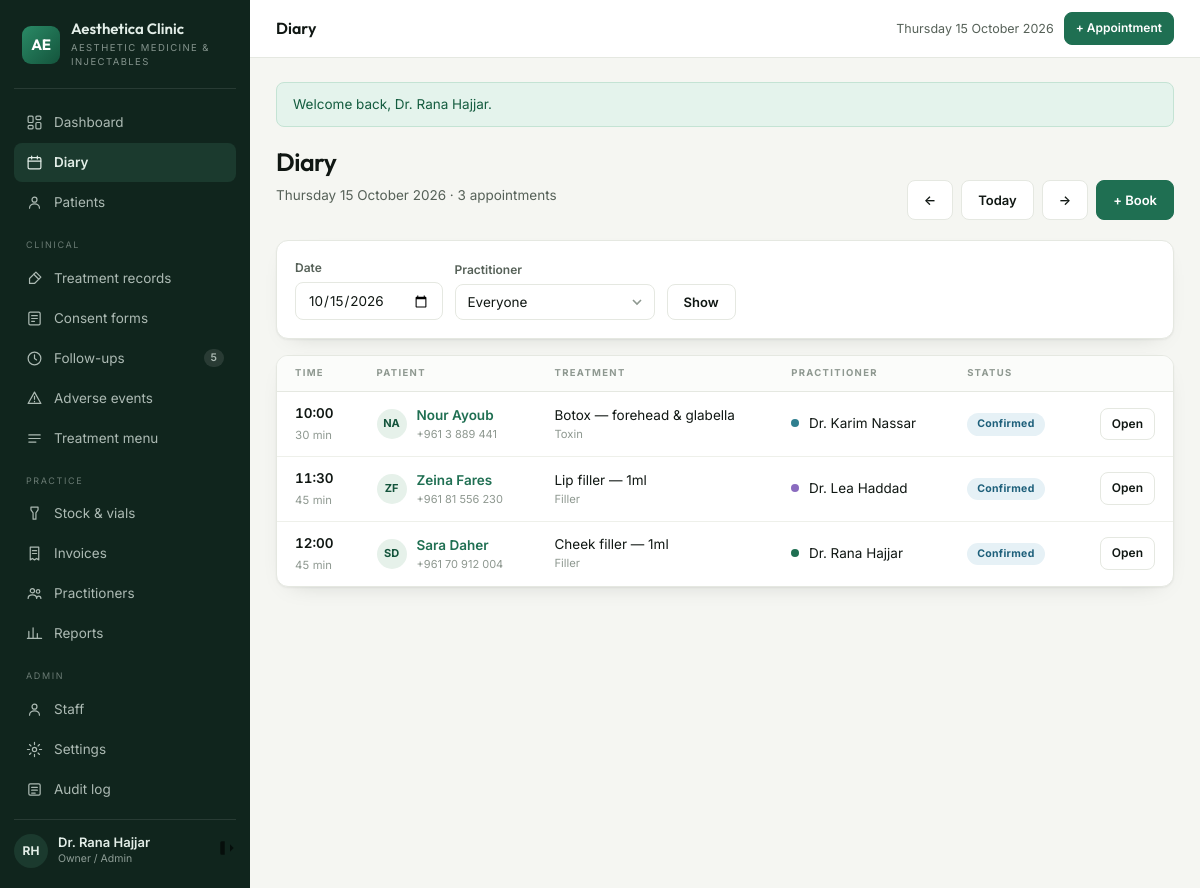
The app's page /appointments (signed in) with its own data.
### tables this page shows
CREATE TABLE `users` (
  `id` int(10) unsigned NOT NULL AUTO_INCREMENT,
  `role_id` tinyint(3) unsigned NOT NULL,
  `full_name` varchar(120) NOT NULL,
  `email` varchar(160) NOT NULL,
  `password_hash` varchar(255) NOT NULL,
  `phone` varchar(40) DEFAULT NULL,
  `avatar_initials` varchar(4) DEFAULT NULL,
  `is_active` tinyint(1) NOT NULL DEFAULT 1,
  `last_login_at` datetime DEFAULT NULL,
  `created_at` datetime NOT NULL DEFAULT current_timestamp(),
  `updated_at` datetime NOT NULL DEFAULT current_timestamp() ON UPDATE current_timestamp(),
  PRIMARY KEY (`id`),
  UNIQUE KEY `uq_users_email` (`email`),
  KEY `ix_users_role` (`role_id`),
  CONSTRAINT `fk_users_role` FOREIGN KEY (`role_id`) REFERENCES `roles` (`id`)
);

CREATE TABLE `appointments` (
  `id` int(10) unsigned NOT NULL AUTO_INCREMENT,
  `patient_id` int(10) unsigned NOT NULL,
  `practitioner_id` int(10) unsigned NOT NULL,
  `treatment_id` int(10) unsigned NOT NULL,
  `starts_at` datetime NOT NULL,
  `ends_at` datetime NOT NULL,
  `status` enum('booked','confirmed','arrived','in_room','completed','no_show','cancelled') NOT NULL DEFAULT 'booked',
  `deposit` decimal(10,2) NOT NULL DEFAULT 0.00,
  `notes` varchar(500) DEFAULT NULL,
  `created_by` int(10) unsigned DEFAULT NULL,
  `created_at` datetime NOT NULL DEFAULT current_timestamp(),
  `updated_at` datetime NOT NULL DEFAULT current_timestamp() ON UPDATE current_timestamp(),
  PRIMARY KEY (`id`),
  KEY `ix_appt_day` (`starts_at`),
  KEY `ix_appt_prac` (`practitioner_id`,`starts_at`),
  KEY `ix_appt_patient` (`patient_id`),
  KEY `fk_appt_treatment` (`treatment_id`),
  KEY `fk_appt_user` (`created_by`),
  CONSTRAINT `fk_appt_patient` FOREIGN KEY (`patient_id`) REFERENCES `patients` (`id`) ON DELETE CASCADE,
  CONSTRAINT `fk_appt_prac` FOREIGN KEY (`practitioner_id`) REFERENCES `practitioners` (`id`),
  CONSTRAINT `fk_appt_treatment` FOREIGN KEY (`treatment_id`) REFERENCES `treatments` (`id`),
  CONSTRAINT `fk_appt_user` FOREIGN KEY (`created_by`) REFERENCES `users` (`id`) ON DELETE SET NULL
);

CREATE TABLE `treatments` (
  `id` int(10) unsigned NOT NULL AUTO_INCREMENT,
  `name` varchar(140) NOT NULL,
  `category` enum('toxin','filler','thread','skinbooster','consultation','other') NOT NULL,
  `duration_min` smallint(5) unsigned NOT NULL DEFAULT 30,
  `price` decimal(10,2) NOT NULL DEFAULT 0.00,
  `price_type` enum('fixed','per_unit','per_ml') NOT NULL DEFAULT 'fixed',
  `requires_consent` tinyint(1) NOT NULL DEFAULT 1,
  `followup_days` smallint(5) unsigned DEFAULT NULL COMMENT 'review due after N days',
  `recall_days` smallint(5) unsigned DEFAULT NULL COMMENT 'recall patient after N days',
  `aftercare_id` int(10) unsigned DEFAULT NULL,
  `description` text DEFAULT NULL,
  `is_active` tinyint(1) NOT NULL DEFAULT 1,
  PRIMARY KEY (`id`),
  KEY `ix_treatments_cat` (`category`),
  KEY `fk_treat_aftercare` (`aftercare_id`),
  CONSTRAINT `fk_treat_aftercare` FOREIGN KEY (`aftercare_id`) REFERENCES `aftercare_templates` (`id`) ON DELETE SET NULL
);

CREATE TABLE `patients` (
  `id` int(10) unsigned NOT NULL AUTO_INCREMENT,
  `code` varchar(20) NOT NULL COMMENT 'human reference, e.g. PT-00142',
  `full_name` varchar(140) NOT NULL,
  `date_of_birth` date DEFAULT NULL,
  `gender` enum('female','male','other') DEFAULT NULL,
  `phone` varchar(40) NOT NULL,
  `email` varchar(160) DEFAULT NULL,
  `address` varchar(255) DEFAULT NULL,
  `source` enum('instagram','referral','walk_in','google','facebook','other') NOT NULL DEFAULT 'other',
  `notes` text DEFAULT NULL,
  `created_by` int(10) unsigned DEFAULT NULL,
  `created_at` datetime NOT NULL DEFAULT current_timestamp(),
  `updated_at` datetime NOT NULL DEFAULT current_timestamp() ON UPDATE current_timestamp(),
  PRIMARY KEY (`id`),
  UNIQUE KEY `uq_patients_code` (`code`),
  KEY `ix_patients_name` (`full_name`),
  KEY `ix_patients_phone` (`phone`),
  KEY `fk_patients_user` (`created_by`),
  CONSTRAINT `fk_patients_user` FOREIGN KEY (`created_by`) REFERENCES `users` (`id`) ON DELETE SET NULL
);

CREATE TABLE `practitioners` (
  `id` int(10) unsigned NOT NULL AUTO_INCREMENT,
  `user_id` int(10) unsigned NOT NULL,
  `title` varchar(30) NOT NULL DEFAULT 'Dr.',
  `speciality` varchar(120) DEFAULT NULL,
  `license_no` varchar(60) DEFAULT NULL,
  `commission_rate` decimal(5,2) NOT NULL DEFAULT 0.00,
  `calendar_colour` varchar(7) NOT NULL DEFAULT '#1F6F52',
  `bio` text DEFAULT NULL,
  `is_active` tinyint(1) NOT NULL DEFAULT 1,
  PRIMARY KEY (`id`),
  UNIQUE KEY `uq_practitioner_user` (`user_id`),
  CONSTRAINT `fk_prac_user` FOREIGN KEY (`user_id`) REFERENCES `users` (`id`) ON DELETE CASCADE
);

### app/Views/appointments/index.php (the view, shortened to what the rows shown need)
<div class="ph">
  <div>
    <h1>Diary</h1>
    <p class="lead"><?= date('l j F Y', strtotime($date)) ?> ·
      <?= count($appointments) ?> appointment<?= count($appointments) === 1 ? '' : 's' ?></p>
  </div>
  <div class="actions">
    <a class="btn ghost" href="<?= url('/appointments?date=' . date('Y-m-d', strtotime($date . ' -1 day')) . '&practitioner=' . $selectedPrac) ?>">←</a>
    <a class="btn ghost" href="<?= url('/appointments?date=' . date('Y-m-d')) ?>">Today</a>
    <a class="btn ghost" href="<?= url('/appointments?date=' . date('Y-m-d', strtotime($date . ' +1 day')) . '&practitioner=' . $selectedPrac) ?>">→</a>
    <?php if (Auth::can('appointments.manage')): ?>
      <a class="btn" href="<?= url('/appointments/create?date=' . e($date)) ?>">+ Book</a>
    <?php endif; ?>
  </div>
</div>
<form method="get" action="<?= url('/appointments') ?>" class="card" style="margin-bottom:16px">
  <div class="bd" style="display:flex;gap:12px;align-items:flex-end;flex-wrap:wrap">
    <div class="field" style="margin:0"><label for="date">Date</label>
      <input type="date" id="date" name="date" value="<?= e($date) ?>"></div>
    <div class="field" style="margin:0;min-width:200px"><label for="practitioner">Practitioner</label>
      <select id="practitioner" name="practitioner">
        <option value="0">Everyone</option>
      </select></div>
    <button class="btn ghost" type="submit">Show</button>
  </div>
</form>
<div class="card"><div class="tw">
  <table>
    <thead><tr><th>Time</th><th>Patient</th><th>Treatment</th><th>Practitioner</th><th>Status</th><th></th></tr></thead>
    <tbody>
    <?php foreach ($appointments as $a): ?>
      <tr>
        <td class="time"><?= t($a['starts_at']) ?><br>
          <small style="color:var(--faint);font-weight:400"><?= (int) $a['duration_min'] ?> min</small></td>
        <td><a class="who" href="<?= url('/patients/' . $a['patient_id']) ?>">
          <span class="av"><?= e(initials($a['patient_name'])) ?></span>
          <span><span class="nm"><?= e($a['patient_name']) ?></span><small><?= e($a['phone']) ?></small></span>
        </a></td>
        <td><?= e($a['treatment_name']) ?>
          <small style="display:block;color:var(--faint)"><?= e(label($a['category'])) ?></small></td>
        <td style="white-space:nowrap"><span class="dot" style="background:<?= e($a['calendar_colour']) ?>"></span>
          <?= e($a['practitioner_name']) ?></td>
        <td><span class="pill <?= statusClass($a['status']) ?>"><?= e(label($a['status'])) ?></span></td>
        <td class="num"><a class="btn ghost sm" href="<?= url('/appointments/' . $a['id']) ?>">Open</a></td>
      </tr>
    <?php endforeach; ?>
    </tbody>
  </table>
</div></div>

### app/Core/Router.php (shortened to what the rows shown need)
<?php
final class Router
{
    private array $routes = ['GET' => [], 'POST' => []];
    private function add(string $method, string $pattern, string $handler, ?string $permission): void
    {
        $regex = '#^' . preg_replace('#\{[a-z_]+\}#', '([0-9]+)', rtrim($pattern, '/')) . '/?$#';
        [$controller, $action] = explode('@', $handler);
        $this->routes[$method][] = [$regex, $controller, $action, $permission];
    }
    public function dispatch(string $method, string $uri): void
    {
        $path = '/' . trim(parse_url($uri, PHP_URL_PATH) ?: '/', '/');
        foreach ($this->routes[$method] ?? [] as [$regex, $controller, $action, $permission]) {
            if (!preg_match($regex, $path, $m)) {
                continue;
            }
            array_shift($m);
            (new $class())->{$action}(...array_map('intval', $m));
            return;
        }
    }
}

### app/Views/layouts/app.php (shortened to what the rows shown need)
<?php
$u = Auth::user();
$path = '/' . trim(parse_url($_SERVER['REQUEST_URI'] ?? '/', PHP_URL_PATH) ?: '', '/');
$on = static fn (string $p): string => ($p === '/' ? $path === '/' : str_starts_with($path, $p)) ? ' class="on"' : '';
?>
<!doctype html>
<html lang="en">
<head>
<title><?= e($title ?? 'Dashboard') ?> · <?= e(setting('clinic_name', 'Aesthetica')) ?></title>
<link rel="stylesheet" href="<?= url('assets/css/app.css') ?>">
</head>
<body>
<div class="shell">
  <aside class="side" id="side">
    <div class="brand">
      <div class="mark">AE</div>
      <div>
        <b><?= e(setting('clinic_name', 'Aesthetica')) ?></b>
        <small><?= e(setting('clinic_tagline', 'Clinic Suite')) ?></small>
      </div>
    </div>
    <nav class="nav">
      <a href="<?= url('/dashboard') ?>"<?= $on('/dashboard') ?>>
        <svg class="ico" viewBox="0 0 24 24"><rect x="3" y="3" width="7" height="9" rx="1.5"/><rect x="14" y="3" width="7" height="5" rx="1.5"/><rect x="14" y="12" width="7" height="9" rx="1.5"/><rect x="3" y="16" width="7" height="5" rx="1.5"/></svg>
        Dashboard</a>
      <?php if (Auth::can('appointments.view')): ?>
      <a href="<?= url('/appointments') ?>"<?= $on('/appointments') ?>>
        <svg class="ico" viewBox="0 0 24 24"><rect x="3" y="5" width="18" height="16" rx="2"/><path d="M8 3v4M16 3v4M3 10h18"/></svg>
        Diary</a>
      <?php endif; ?>
      <?php if (Auth::can('patients.view')): ?>
      <a href="<?= url('/patients') ?>"<?= $on('/patients') ?>>
        <svg class="ico" viewBox="0 0 24 24"><circle cx="12" cy="8" r="3.5"/><path d="M5 20c0-3.6 3.1-6 7-6s7 2.4 7 6"/></svg>
        Patients</a>
      <?php endif; ?>
      <div class="navsec">Clinical</div>
      <?php if (Auth::can('records.view')): ?>
      <a href="<?= url('/records') ?>"<?= $on('/records') ?>>
        <svg class="ico" viewBox="0 0 24 24"><path d="M14 3l7 7-9 9H5v-7z"/><path d="M11 6l7 7"/></svg>
        Treatment records</a>
      <?php endif; ?>
      <?php if (Auth::can('consents.manage')): ?>
      <a href="<?= url('/consents') ?>"<?= $on('/consents') ?>>
        <svg class="ico" viewBox="0 0 24 24"><rect x="4" y="3" width="16" height="18" rx="2"/><path d="M8 8h8M8 12h8M8 16h4"/></svg>
        Consent forms</a>
      <?php endif; ?>
      <?php if (Auth::can('followups.manage')):
          $due = (int) \App\Core\Database::value(
              "SELECT COUNT(*) FROM follow_ups WHERE status='pending' AND due_date <= CURDATE()"); ?>
      <a href="<?= url('/followups') ?>"<?= $on('/followups') ?>>
        <svg class="ico" viewBox="0 0 24 24"><circle cx="12" cy="12" r="9"/><path d="M12 7v5l3 2"/></svg>
        Follow-ups<?php if ($due): ?><span class="count"><?= $due ?></span><?php endif; ?></a>
      <?php endif; ?>
      <?php if (Auth::can('events.manage')): ?>
      <a href="<?= url('/events') ?>"<?= $on('/events') ?>>
        <svg class="ico" viewBox="0 0 24 24"><path d="M12 3l9 16H3z"/><path d="M12 9v4M12 16v.5"/></svg>
        Adverse events</a>
      <?php endif; ?>
      <a href="<?= url('/treatments') ?>"<?= $on('/treatments') ?>>
        <svg class="ico" viewBox="0 0 24 24"><path d="M4 7h16M4 12h16M4 17h10"/></svg>
        Treatment menu</a>
      <div class="navsec">Practice</div>
      <?php if (Auth::can('stock.view')): ?>
      <a href="<?= url('/stock') ?>"<?= $on('/stock') ?>>
        <svg class="ico" viewBox="0 0 24 24"><path d="M7 3h10v4l-3 4v9H10v-9L7 7z"/></svg>
        Stock &amp; vials</a>
      <?php endif; ?>
      <?php if (Auth::can('billing.view')): ?>
      <a href="<?= url('/invoices') ?>"<?= $on('/invoices') ?>>
        <svg class="ico" viewBox="0 0 24 24"><path d="M6 3h12v18l-3-2-3 2-3-2-3 2z"/><path d="M9 8h6M9 12h6"/></svg>
        Invoices</a>
      <?php endif; ?>
      <a href="<?= url('/practitioners') ?>"<?= $on('/practitioners') ?>>
        <svg class="ico" viewBox="0 0 24 24"><circle cx="9" cy="8" r="3"/><circle cx="17" cy="9" r="2.5"/><path d="M3 19c0-3 2.7-5 6-5s6 2 6 5M15 19c0-2 1-3.4 3-3.4s3 1.4 3 3.4"/></svg>
        Practitioners</a>
      <?php if (Auth::can('reports.view')): ?>
      <a href="<?= url('/reports') ?>"<?= $on('/reports') ?>>
        <svg class="ico" viewBox="0 0 24 24"><path d="M4 19V9M10 19V4M16 19v-7M22 19H2"/></svg>
        Reports</a>
      <?php endif; ?>
      <?php if (Auth::can('staff.manage')): ?>
      <div class="navsec">Admin</div>
      <a href="<?= url('/staff') ?>"<?= $on('/staff') ?>>
        <svg class="ico" viewBox="0 0 24 24"><circle cx="12" cy="8" r="3.5"/><path d="M5 20c0-3.6 3.1-6 7-6s7 2.4 7 6"/></svg>
        Staff</a>
      <a href="<?= url('/settings') ?>"<?= $on('/settings') ?>>
        <svg class="ico" viewBox="0 0 24 24"><circle cx="12" cy="12" r="3"/><path d="M12 2v3M12 19v3M2 12h3M19 12h3M5 5l2 2M17 17l2 2M19 5l-2 2M7 17l-2 2"/></svg>
        Settings</a>
      <a href="<?= url('/audit') ?>"<?= $on('/audit') ?>>
        <svg class="ico" viewBox="0 0 24 24"><rect x="4" y="4" width="16" height="16" rx="2"/><path d="M8 9h8M8 13h8M8 17h5"/></svg>
        Audit log</a>
      <?php endif; ?>
    </nav>
    <div class="sideuser">
      <div class="av"><?= e($u['avatar_initials'] ?: initials($u['full_name'])) ?></div>
      <div>
        <div class="nm"><?= e($u['full_name']) ?></div>
        <div class="rl"><?= e($u['role_name']) ?></div>
      </div>
      <a href="<?= url('/logout') ?>" title="Sign out">
        <svg class="ico" viewBox="0 0 24 24" style="width:18px;height:18px"><path d="M9 21H5a2 2 0 01-2-2V5a2 2 0 012-2h4M16 17l5-5-5-5M21 12H9"/></svg>
      </a>
    </div>
  </aside>
  <div style="min-width:0">
    <header class="top">
      <div class="where"><?= e($title ?? 'Dashboard') ?></div>
      <div class="right">
        <span class="today"><?= date('l j F Y') ?></span>
        <?php if (Auth::can('appointments.manage')): ?>
          <a class="btn sm" href="<?= url('/appointments/create') ?>">+ Appointment</a>
        <?php endif; ?>
      </div>
    </header>
    <main class="main">
      <?php foreach (Flash::take() as $f): ?>
        <div class="flash <?= e($f['type']) ?>"><?= e($f['message']) ?></div>
      <?php endforeach; ?>
      <?= $content ?>
    </main>
  </div>
</div>
</body>
</html>

### records on screen
users: full_name "Dr. Rana Hajjar"
appointments: starts_at "10:00", treatment.duration_min "30", patient.full_name "NA", patient.full_name "Nour Ayoub", patient.phone "+961 3 889 441", treatment.name "Botox — forehead & glabella", treatment.category "Toxin", users.full_name "Dr. Karim Nassar", status "Confirmed"
appointments: starts_at "11:30", treatment.duration_min "45", patient.full_name "ZF", patient.full_name "Zeina Fares", patient.phone "+961 81 556 230", treatment.name "Lip filler — 1ml", treatment.category "Filler", users.full_name "Dr. Lea Haddad", status "Confirmed"
appointments: starts_at "12:00", treatment.duration_min "45", patient.full_name "SD", patient.full_name "Sara Daher", patient.phone "+961 70 912 004", treatment.name "Cheek filler — 1ml", treatment.category "Filler", users.full_name "Dr. Rana Hajjar", status "Confirmed"

### other values on screen
setting('clinic_name', 'Aesthetica') "Aesthetica Clinic"
setting('clinic_tagline', 'Clinic Suite') "AESTHETIC MEDICINE & INJECTABLES"
$due "5"
$f['message'] "Welcome back, Dr. Rana Hajjar."
